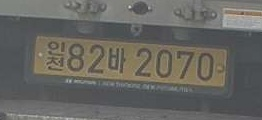
#> input picture img/car1.jpg, 262 x 120 px
$ python edge_canny.py
#> lines starting #> are read from the running program, lines starting #| are printed output that depends on the picture; after the words box and inside, x2 and y2 are one past the last pixel; in counts of white or black regions, pixels touching at a corner belong together
# 캐니 엣지 검출 (edge_canny.py)

import cv2, time
import numpy as np

img = cv2.imread("../img/car1.jpg")
#> img is the input picture: shape (120, 262, 3); mean B, G, R 97.7, 102.5, 103.5

# 케니 엣지 적용
edges = cv2.Canny(img,100,200)
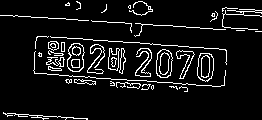
#> edges: shape (120, 262); 8.1% white in thin lines or dots

# 결과 출력
cv2.imshow('Original', img)
cv2.imshow('Canny', edges)
cv2.waitKey(0)
cv2.destroyAllWindows()

$ run again, with img/car2.jpg copied over img/car1.jpg
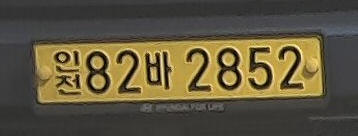
#> input picture img/car2.jpg, 358 x 136 px
#> img is the input picture: shape (136, 358, 3); mean B, G, R 62.9, 86.3, 94.9
#> `edges = cv2.Canny(img,100,200)`:
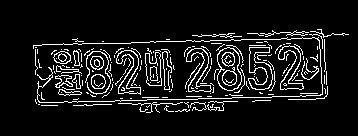
#> edges: shape (136, 358); 9.1% white in thin lines or dots, all inside (x1, y1, x2, y2) = (33, 29, 349, 113)

$ run again, with img/car3.jpg copied over img/car1.jpg
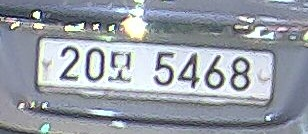
#> input picture img/car3.jpg, 308 x 134 px
#> img is the input picture: shape (134, 308, 3); mean B, G, R 167.3, 158, 151.8
#> `edges = cv2.Canny(img,100,200)`:
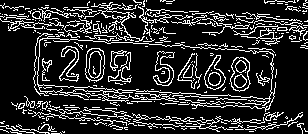
#> edges: shape (134, 308); 17.6% white in thin lines or dots

$ run again, with img/car4.jpg copied over img/car1.jpg
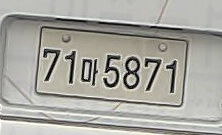
#> input picture img/car4.jpg, 222 x 135 px
#> img is the input picture: shape (135, 222, 3); mean B, G, R 160.2, 167.1, 168
#> `edges = cv2.Canny(img,100,200)`:
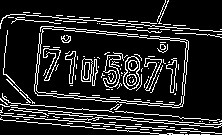
#> edges: shape (135, 222); 14.3% white in thin lines or dots
